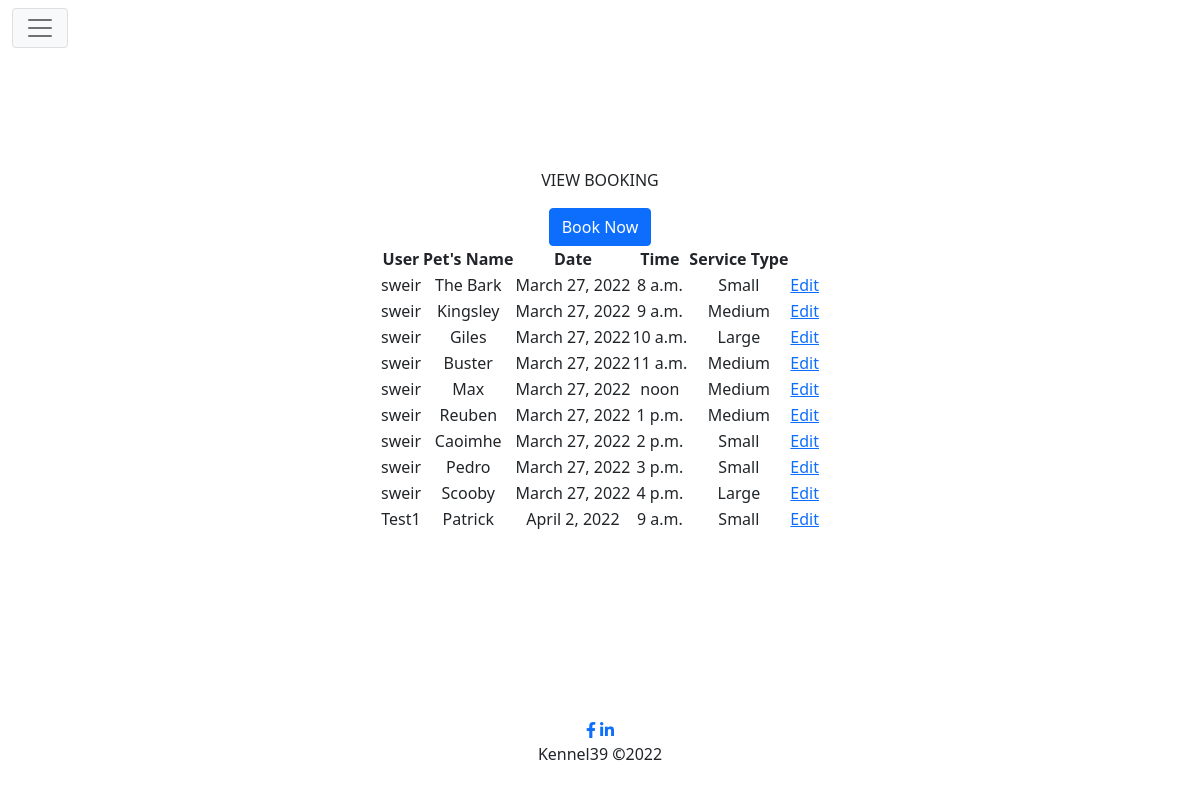
/bookings/, run on an earlier commit of the app's database.
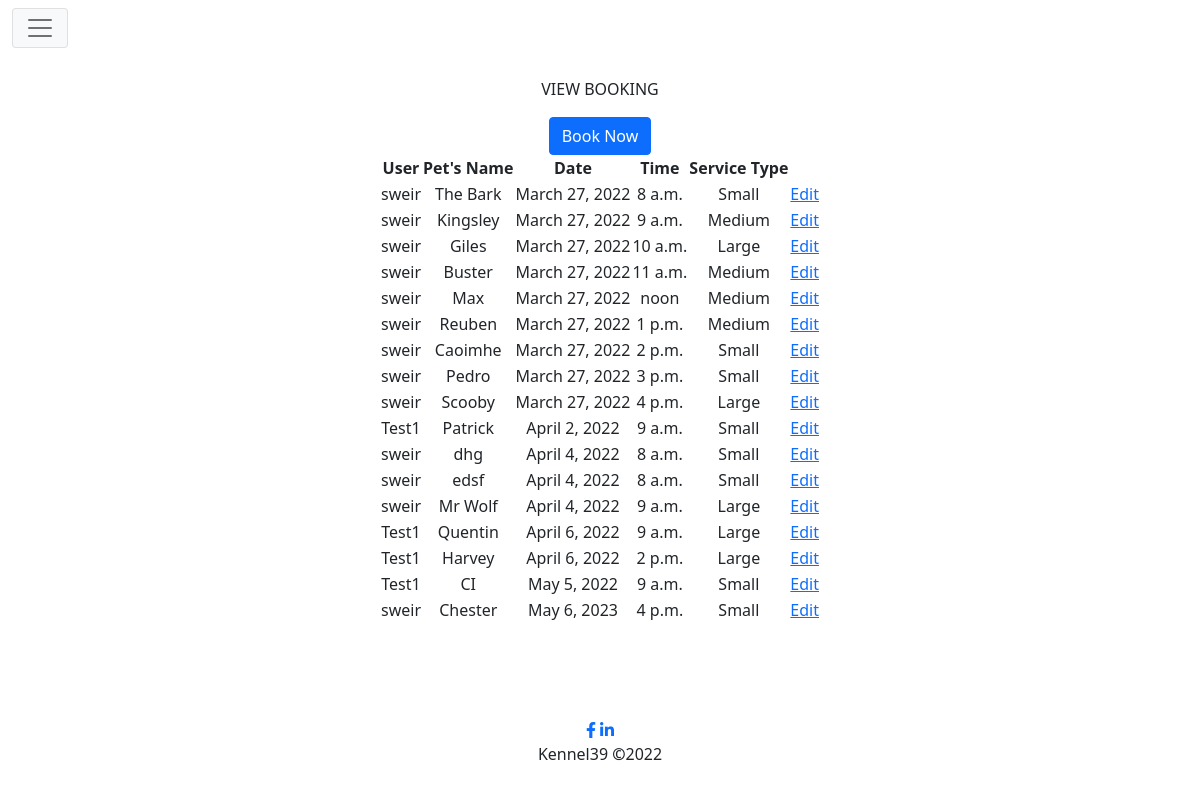
And on a later commit of the database.
### bookings/models.py (models this page shows, shortened)
class Booking(models.Model):
    class AppointmentTime(datetime.time, models.Choices):
        AM_0800 = 8, 0, 0, '08:00'
        AM_0900 = 9, 0, 0, '09:00'
        AM_1000 = 10, 0, 0, '10:00'
        AM_1100 = 11, 0, 0, '11:00'
        PM_1200 = 12, 0, 0, '12:00'
        PM_1300 = 13, 0, 0, '13:00'
        PM_1400 = 14, 0, 0, '14:00'
        PM_1500 = 15, 0, 0, '15:00'
        PM_1600 = 16, 0, 0, '16:00'
    user = models.ForeignKey(User, on_delete=models.CASCADE)
    pet_name = models.CharField(max_length=15, null=False, blank=False)
    date = models.DateField(null=False, blank=False)
    start_time = models.TimeField(choices=AppointmentTime.choices, null=False, blank=False, default=AppointmentTime.AM_0800)
    service_type = models.ForeignKey(Service, on_delete=models.CASCADE)
    class Meta:
        ordering = ['date', 'start_time']

### services/models.py (models this page shows)
class Service(models.Model):
    service_id = models.AutoField(primary_key=True)
    service_name = models.CharField(max_length=20, null=False, blank=False)
    service_desc = models.TextField(max_length=255, null=False, blank=False)
    def __str__(self):
        return str(self.service_name)

### bookings/views.py (the view)
def view_booking(request):
    bookings = Booking.objects.all()
    context = {
        'bookings': bookings
    }
    return render(request, 'bookings/view_booking.html', context)

### bookings/templates/bookings/view_booking.html
{% extends 'base.html' %}
{% load static %}
{% block content %}
<section class="d-flex flex-column justify-content-center align-items-center text-center h-100">
    <div class="row">
        <div class="col">
            <p>VIEW BOOKING</p>
            <a class="btn btn-primary" href="{% url 'create_booking' %}" role="button">Book Now</a>
            <table>
                <th>User</th>
                <th>Pet's Name</th>
                <th>Date</th>
                <th>Time</th>
                <th>Service Type</th>
                {% for booking in bookings %}
                <tr>
                    <td>{{ booking.user }}</td>
                    <td>{{ booking.pet_name }}</td>
                    <td>{{ booking.date }}</td>
                    <td>{{ booking.start_time }}</td>
                    <td>{{ booking.service_type }}</td>
                    <td>
                        <a href="/edit/{{ booking.id }}">Edit</a>
                    </td>
                </tr>
            {% empty %}
                <tr>
                    <td>There are no booked appointments</td>
                </tr>
            {% endfor %}
            </table>
        </div>
    </div>
{% endblock %}

### templates/base.html (shortened to what this page needs)
{% load static %}
<!DOCTYPE html>
<html lang="en">
<head>
    {% include 'includes/head.html' %}
</head>
<body>
    <header>
        {% include 'includes/navbar.html' %}
    </header>
    <section class="container-fluid h-100 d-inline-block g-0">
        {% block content %}{% endblock %}
    </section>
    {% include 'includes/footer.html' %}
</body>
</html>

### templates/includes/head.html (shortened to what this page needs)
{% load static %}
<link href="https://cdn.jsdelivr.net/npm/bootstrap@5.1.3/dist/css/bootstrap.min.css" rel="stylesheet">
<link rel="stylesheet" href="https://cdnjs.cloudflare.com/ajax/libs/font-awesome/6.0.0/css/all.min.css" />
<link rel="stylesheet" href="{% static 'css/style.css' %}" type="text/css">

### templates/includes/navbar.html (shortened to what this page needs)
<nav class="navbar navbar-light fixed-top">
  <div class="container-fluid">
    <button class="navbar-toggler bg-light rounded" type="button" data-bs-toggle="offcanvas" data-bs-target="#offcanvasNavbar"
      aria-controls="offcanvasNavbar">
      <span class="navbar-toggler-icon"></span>
    </button>
  </div>
</nav>

### templates/includes/footer.html
<footer class="d-flex align-items-center d-flex justify-content-center flex-column">
    <section>
        <a href="https://www.facebook.com/" target="_blank"
                    rel="noopener" aria-label="Visit the Kennel 39 Facebook page (opens in a new tab)">
                    <i class="fab fa-facebook-f"></i></a>
        <a href="https://www.linkedin.com/" target="_blank"
                    rel="noopener" aria-label="Visit the Kennel 39 LinkedIn page (opens in a new tab)">
                    <i class="fab fa-linkedin-in"></i></a>
    </section>
    <section>
        <p>Kennel39 <strong>&copy;</strong>2022</p>
    </section>
</footer>

### templates/includes/scripts.html (shortened to what this page needs)
{% load static %}

### static/css/style.css (style rules this page uses)
*, *::before, *::after { box-sizing: border-box; }
:root { --theme-one: 80, 196, 242; --theme-two: 149, 217, 4; --theme-three: 151, 191, 4; --theme-four: 217, 208, 191; --theme-five: 242, 44, 5; }
html { scroll-behavior: smooth; }
body { padding-bottom: 100px; height: 100vh; width: 100vw; }
header { top: 0; left: 0; }
footer { height: 100px; width: 100vw; bottom: 0; left: 0; }

What changed in the data, as far as the page shows it:
added Booking: user "sweir", pet_name "dhg", date "April 4, 2022", start_time "8 a.m.", service_type "Small"
added Booking: user "sweir", pet_name "edsf", date "April 4, 2022", start_time "8 a.m.", service_type "Small"
added Booking: user "sweir", pet_name "Mr Wolf", date "April 4, 2022", start_time "9 a.m.", service_type "Large"
added Booking: user "Test1", pet_name "Quentin", date "April 6, 2022", start_time "9 a.m.", service_type "Large"
added Booking: user "Test1", pet_name "Harvey", date "April 6, 2022", start_time "2 p.m.", service_type "Large"
added Booking: user "Test1", pet_name "CI", date "May 5, 2022", start_time "9 a.m.", service_type "Small"
added Booking: user "sweir", pet_name "Chester", date "May 6, 2023", start_time "4 p.m.", service_type "Small"
